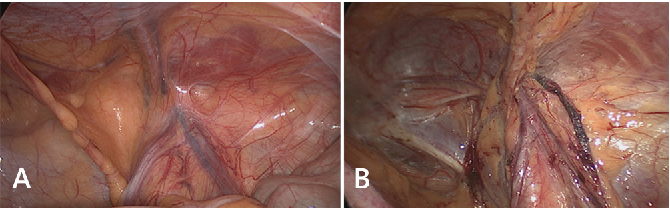
#> input picture samples/image3.png, 670 x 208 px
$ python kmeans.py
#> lines starting #> are read from the running program, lines starting #| are printed output that depends on the picture
#> further down, image is the input picture: shape (208, 670, 3); mean B, G, R 78.9, 89.7, 134.3
import numpy as np
import cv2

def kmeans_segmentation(image, k=3, max_iterations=100, tolerance=1e-5):
    # Flatten the image into a 2D array with shape (height * width, 3)
#> called with k = 3, max_iterations = 100, tolerance = 1e-05
    image_flat = image.reshape(-1, 3)

    # Initialize the centroids randomly
    centroids = image_flat[np.random.choice(image_flat.shape[0], k, replace=False)]
#> centroids = [[0.522, 0.612, 0.808], [0.188, 0.263, 0.4], [0.231, 0.259, 0.427]]

    # Set previous centroids to None
    prev_centroids = None

    # Iterate until convergence or max iterations
    for i in range(max_iterations):
        # Assign each pixel to the closest centroid
        labels = np.argmin(np.linalg.norm(image_flat[:, np.newaxis, :] - centroids[np.newaxis, :, :], axis=2), axis=1)

        # Update the centroids as the mean of all pixels assigned to each centroid
        centroids = np.array([np.mean(image_flat[labels == i], axis=0) for i in range(k)])

        # Check for convergence
        if prev_centroids is not None and np.linalg.norm(centroids - prev_centroids) < tolerance:
            break

        # Update the previous centroids
        prev_centroids = centroids

    # Reshape the labels into a 2D array with shape (height, width)
    labels_2d = labels.reshape(image.shape[:2])
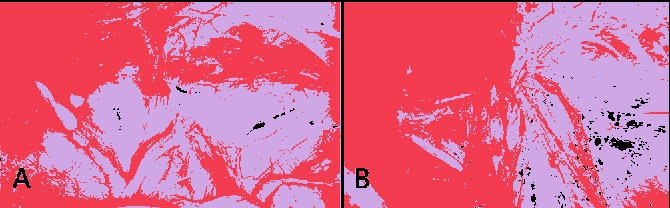
#> labels_2d: shape (208, 670) int64; 3 distinct labels, from 0 to 2; one colour per label, 0 black

    # Map the labels to a color palette
    palette = np.random.randint(0, 256, (k, 3), dtype=np.uint8)
    segmented_image = palette[labels_2d]
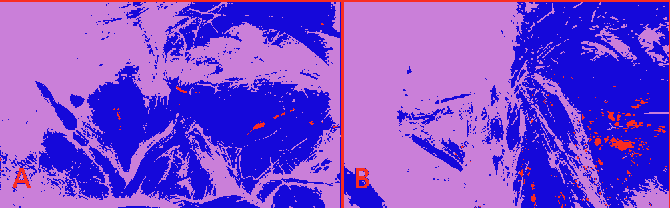
#> segmented_image: shape (208, 670, 3); mean of channels 0, 1, 2 212.6, 73.2, 124.6; drawn as B, G, R

    return segmented_image

# Load the input image
image = cv2.imread('samples/image3.png')

# Convert the image to float32 and normalize the pixel values
image = image.astype(np.float32) / 255.0

# Perform K-means segmentation
segmented_image = kmeans_segmentation(image, k=3)

# Display the original and segmented images
cv2.imshow('Original Image', image)
cv2.imshow('Segmented Image', segmented_image)
cv2.imwrite('output/kmeans4.jpg',segmented_image)
cv2.waitKey(0)
cv2.destroyAllWindows()

$ run again, with samples/dog.jpg saved as samples/image3.png
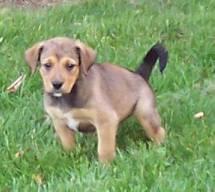
#> input picture samples/dog.jpg, 215 x 192 px
#> image is the input picture: shape (192, 215, 3); mean B, G, R 106.6, 156, 131.9
#> in kmeans_segmentation, `centroids = image_flat[np.random.choice(image_flat.shape[0], k, replac..`: centroids = [[0.341, 0.588, 0.392], [0.635, 0.737, 0.686], [0.349, 0.6, 0.486]]
#> in kmeans_segmentation, `labels_2d = labels.reshape(image.shape[:2])`:
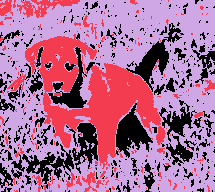
#> labels_2d: shape (192, 215) int64; 3 distinct labels, from 0 to 2; one colour per label, 0 black
#> in kmeans_segmentation, `segmented_image = palette[labels_2d]`:
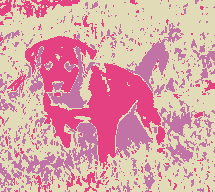
#> segmented_image: shape (192, 215, 3); mean of channels 0, 1, 2 167.8, 163.3, 219.5; drawn as B, G, R

$ run again, with samples/dog1.jpg saved as samples/image3.png
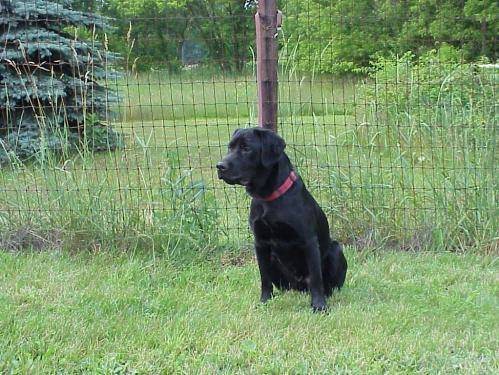
#> input picture samples/dog1.jpg, 499 x 375 px
#> image is the input picture: shape (375, 499, 3); mean B, G, R 107.3, 149.4, 122.8
#> in kmeans_segmentation, `centroids = image_flat[np.random.choice(image_flat.shape[0], k, replac..`: centroids = [[0.667, 0.827, 0.722], [0.361, 0.588, 0.478], [0.329, 0.384, 0.337]]
#> in kmeans_segmentation, `labels_2d = labels.reshape(image.shape[:2])`:
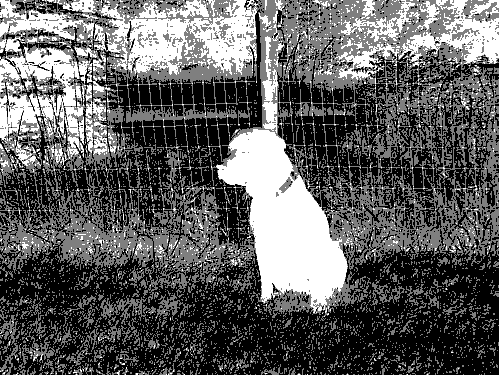
#> labels_2d: shape (375, 499) int64; min 0, max 2, mean 0.745; drawn with min black and max white
#> in kmeans_segmentation, `segmented_image = palette[labels_2d]`:
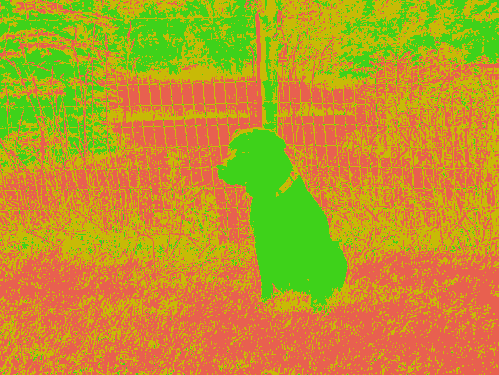
#> segmented_image: shape (375, 499, 3); mean of channels 0, 1, 2 41.6, 151, 188.8; drawn as B, G, R

$ run again, with samples/download.jpg saved as samples/image3.png
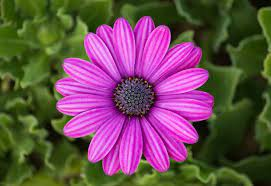
#> input picture samples/download.jpg, 271 x 186 px
#> image is the input picture: shape (186, 271, 3); mean B, G, R 83.7, 76.1, 107.3
#> in kmeans_segmentation, `centroids = image_flat[np.random.choice(image_flat.shape[0], k, replac..`: centroids = [[0.0353, 0.376, 0.267], [0.184, 0.345, 0.263], [0.0588, 0.243, 0.141]]
#> in kmeans_segmentation, `labels_2d = labels.reshape(image.shape[:2])`:
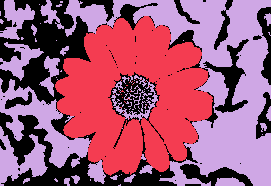
#> labels_2d: shape (186, 271) int64; 3 distinct labels, from 0 to 2; one colour per label, 0 black
#> in kmeans_segmentation, `segmented_image = palette[labels_2d]`:
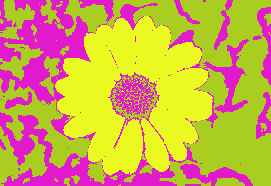
#> segmented_image: shape (186, 271, 3); mean of channels 0, 1, 2 81.7, 167.8, 204.7; drawn as B, G, R
